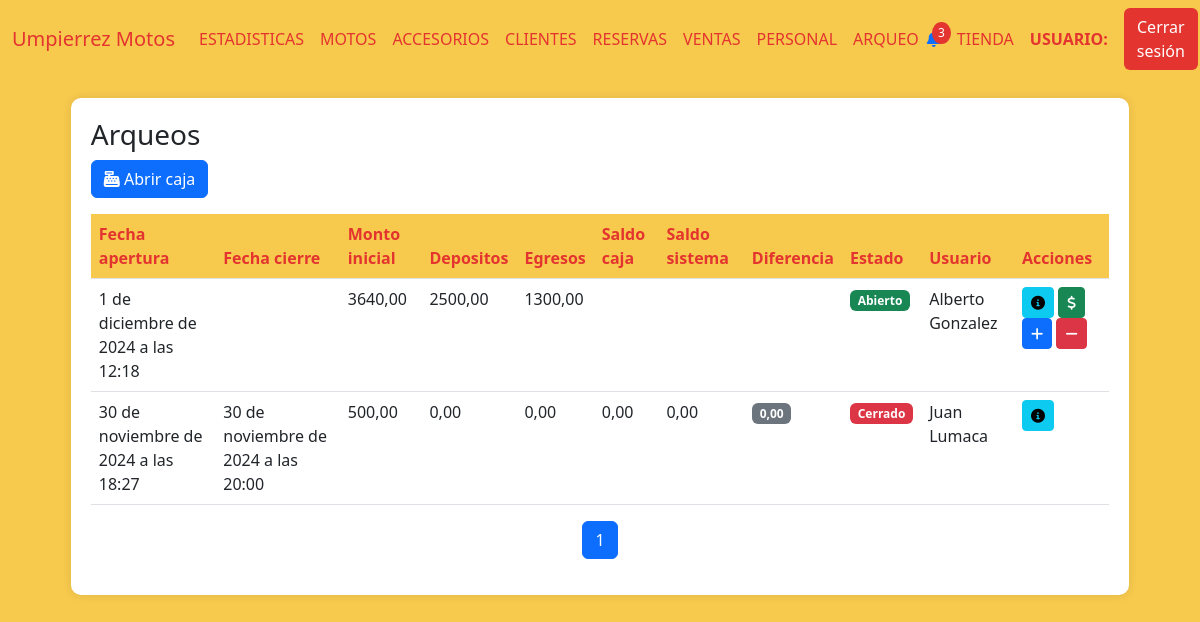
Before: /arqueos with the older database file.
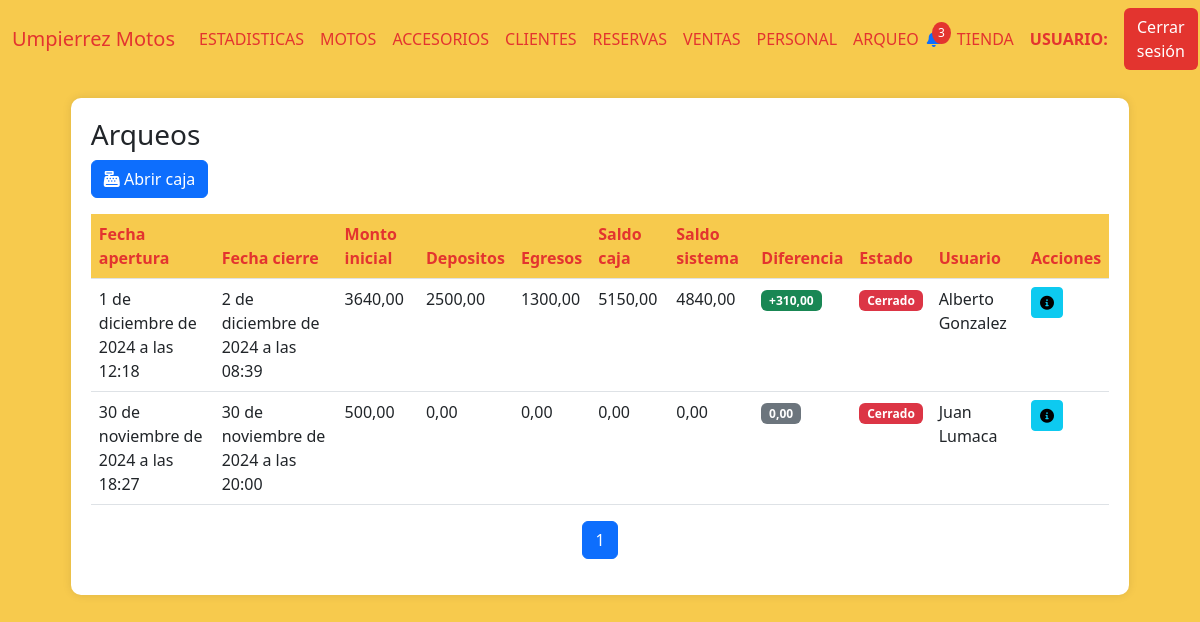
After: the same page with the newer database file.
### AppUM/models.py (models this page shows)
class Caja(models.Model):
    apertura = models.DateTimeField()
    cierre = models.DateTimeField(null=True,blank=True)
    moneda = models.CharField(max_length=10)
    monto_inicial = models.DecimalField(max_digits=10, decimal_places=2)
    depositos = models.DecimalField(max_digits=10, decimal_places=2)
    egresos = models.DecimalField(max_digits=10, decimal_places=2)
    saldo_caja = models.DecimalField(max_digits=10, decimal_places=2)
    saldo_sistema = models.DecimalField(max_digits=10, decimal_places=2)
    diferencia = models.DecimalField(max_digits=10, decimal_places=2)
    estado = models.CharField(max_length=10)
    usuario = models.ForeignKey(Personal, related_name='usuario_caja', on_delete=models.CASCADE)

### AppUM/views.py (the view)
# urls.py: path('arqueos', views.arqueos,name="Arqueos"),
def arqueos(req):
    try:
        arqueos = Caja.objects.all().order_by('-apertura')
        data = []
        for arqueo in arqueos:
            usuario = Personal.objects.get(id=arqueo.usuario_id)
            data.append({
                "arqueo": arqueo,
                "cierre": arqueo.cierre,  # Permite que sea None si no está definido
                "depositos": arqueo.depositos if arqueo.depositos is not None else 0,
                "egresos": arqueo.egresos if arqueo.egresos is not None else 0,
                "saldo_caja": arqueo.saldo_caja if arqueo.saldo_caja is not None else 0,
                "saldo_sistema": arqueo.saldo_sistema if arqueo.saldo_sistema is not None else 0,
                "diferencia": arqueo.diferencia if arqueo.diferencia is not None else 0,
                "usuario":usuario.nombre + " " + usuario.apellido
            })
        paginator = Paginator(data, 5)  # 5 arqueos por página
        page_number = req.GET.get('page')  # Obtiene el número de página desde la URL
        page_obj = paginator.get_page(page_number)
        return render(req, "perfil_administrativo/arqueos/arqueos.html", {"page_obj": page_obj})
    except Exception as e:
        return render(req,"perfil_administrativo/notificaciones/notificaciones.html",{"error_message":e})

### AppUM/templates/perfil_administrativo/arqueos/arqueos.html (shortened to what the changed rows need)
{% extends "perfil_administrativo/padre_perfil_administrativo.html" %}
{% load static %}
{% block contenidoQueCambia %}
<link href="https://cdnjs.cloudflare.com/ajax/libs/font-awesome/6.0.0/css/all.min.css" rel="stylesheet">
<link href="https://cdn.jsdelivr.net/npm/bootstrap-icons@1.10.0/font/bootstrap-icons.css" rel="stylesheet">
<div class="table-container" id="inventarios">
    <table class="table">
        <thead>
            <tr>
                <th>Fecha apertura</th>
                <th>Fecha cierre</th>
                <th>Monto inicial</th>
                <th>Depositos</th>
                <th>Egresos</th>
                <th>Saldo caja</th>
                <th>Saldo sistema</th>
                <th>Diferencia</th>
                <th>Estado</th>
                <th>Usuario</th>
                <th>Acciones</th>
            </tr>
        </thead>
        <tbody>
            {% if page_obj %}
                {% for arqueo in page_obj %}
                <tr>
                    <td>{{ arqueo.arqueo.apertura }}</td>
                    <td>{% if arqueo.cierre %}{{ arqueo.cierre }}{% endif %}</td>
                    <td>{{ arqueo.arqueo.monto_inicial }}</td>
                    <td>{{ arqueo.depositos }}</td>
                    <td>{{ arqueo.egresos }}</td>
                    <td>
                        {% if arqueo.arqueo.estado == "Cuadre de caja" or arqueo.arqueo.estado == "Cerrado" %}
                        {{ arqueo.saldo_caja }}
                        {% endif %}
                    </td>
                    <td>
                        {% if arqueo.arqueo.estado == "Cuadre de caja" or arqueo.arqueo.estado == "Cerrado" %}
                        {{ arqueo.saldo_sistema }}
                        {% endif %}
                    </td>
                    <td>
                        {% if arqueo.arqueo.estado == "Cuadre de caja" or arqueo.arqueo.estado == "Cerrado" %}
                        {% if arqueo.diferencia > 0 %}
                        <span class="badge bg-success">+{{ arqueo.diferencia }}</span>
                        {% elif arqueo.diferencia < 0 %}
                        <span class="badge bg-danger">{{ arqueo.diferencia }}</span>
                        {% else %}
                        <span class="badge bg-secondary">{{ arqueo.diferencia }}</span>
                        {% endif %}
                        {% endif %}
                    </td>
                    <td>
                        {% if arqueo.arqueo.estado == "Abierto" %}
                            <span class="badge bg-success">{{ arqueo.arqueo.estado }}</span>
                        {% elif arqueo.arqueo.estado == "Cerrado" %}
                            <span class="badge bg-danger">{{ arqueo.arqueo.estado }}</span>
                        {% else %}
                            <span class="badge bg-secondary">{{ arqueo.arqueo.estado }}</span>
                        {% endif %}
                    </td>
                    <td>{{ arqueo.usuario }}</td>
                    <td>
                        <a href=""><button class="btn btn-sm btn-info"><i class="fas fa-info-circle"></i></button></a>
                        {% if arqueo.arqueo.estado == "Abierto" %}
                        <a href="{% url 'SaldoFinalCaja' arqueo.arqueo.id %}"><button class="btn btn-sm btn-success"><i class="fas fa-dollar-sign"></i></button></a>
                        <button onclick="toggleIngresos('{{ forloop.counter }}')" class="btn btn-sm btn-primary"><i class="fas fa-plus"></i></button>
                        <button onclick="toggleEgresos('{{ forloop.counter }}')" class="btn btn-sm btn-danger"><i class="fas fa-minus"></i></button>
                        {% elif arqueo.arqueo.estado == "Cuadre de caja" %}
                        <a href="{% url 'CerrarCaja' arqueo.arqueo.id %}"><button class="btn btn-sm btn-warning"><i class="fas fa-lock"></i></button></a>
                        {% endif %}
                    </td>
                </tr>
                {% endfor %}
            {% else %}
                <tr>
                    <td colspan="9" class="text-center text-muted">
                        No hay registros de arqueos disponibles.
                    </td>
                </tr>
            {% endif %}
        </tbody>
    </table>
</div>
{% endblock %}

Changed rows visible on the page:
changed Caja: cierre (not shown) → "2 de diciembre de 2024 a las 08:39"; saldo_caja (not shown) → "5150,00"; saldo_sistema (not shown) → "4840,00"; estado "Abierto" → "Cerrado" (drawn); diferencia (not shown) → "310,00"; arqueo.estado "Abierto" → "Cerrado"
